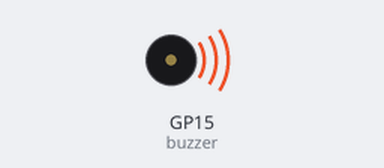
A program run on a simulated Raspberry Pi Pico running MicroPython. Parts: buzzer (waves = sounding). What the program prints to the serial console is not drawn.

Above: at 0.2 s.
At 14.8 s:
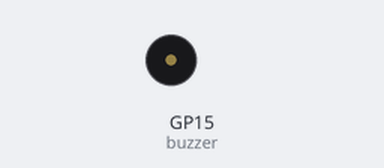
Timing chart, 0 to 20.3 s (numbered marks = the images above):
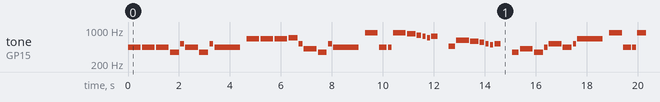

The program:

marcha_imperial_darth_vader.py
```python
from machine import Pin, PWM
import time

# Configura o pino do buzzer (GPIO 15)
buzzer_pin = 15
buzzer = PWM(Pin(buzzer_pin))

# Dicionário expandido com todas as frequências (em Hz) para a música inteira
notas = {
    'F4': 349,  'FS4': 370, 'G4': 392,  'GS4': 415,
    'A4': 440,  'AS4': 466, 'B4': 494,  'C5': 523,
    'CS5': 554, 'D5': 587,  'DS5': 622, 'E5': 659,
    'F5': 698,  'FS5': 740, 'G5': 784,  'GS5': 831,
    'A5': 880,  'PAUSA': 0
}

# Sequência completa da melodia: (Nota, Duração em ms)
melodia = [
    # --- Primeira Parte (O tema principal clássico) ---
    ('A4', 500), ('A4', 500), ('A4', 500), ('F4', 350), ('C5', 150),
    ('A4', 500), ('F4', 350), ('C5', 150), ('A4', 1000), ('PAUSA', 150),
    ('E5', 500), ('E5', 500), ('E5', 500), ('F5', 350), ('C5', 150),
    ('GS4', 500), ('F4', 350), ('C5', 150), ('A4', 1000), ('PAUSA', 150),

    # --- Segunda Parte (A escalada aguda) ---
    ('A5', 500), ('A4', 300), ('A4', 150), ('A5', 500), ('GS5', 325), ('G5', 175),
    ('FS5', 125), ('F5', 125), ('FS5', 250), ('PAUSA', 325),
    ('AS4', 250), ('DS5', 500), ('D5', 325), ('CS5', 175),
    ('C5', 125), ('B4', 125), ('C5', 250), ('PAUSA', 350),
    ('F4', 250), ('GS4', 500), ('F4', 350), ('A4', 125),
    ('C5', 500), ('A4', 350), ('C5', 125), ('E5', 1000), ('PAUSA', 150),

    # --- Terceira Parte (Repetição com final grave) ---
    ('A5', 500), ('A4', 300), ('A4', 150), ('A5', 500), ('GS5', 325), ('G5', 175),
    ('FS5', 125), ('F5', 125), ('FS5', 250), ('PAUSA', 325),
    ('AS4', 250), ('DS5', 500), ('D5', 325), ('CS5', 175),
    ('C5', 125), ('B4', 125), ('C5', 250), ('PAUSA', 350),
    ('F4', 250), ('GS4', 500), ('F4', 350), ('C5', 125),
    ('A4', 500), ('F4', 350), ('C5', 125), ('A4', 1000)
]

def tocar_nota(nota, duracao):
    """Toca a nota ou silencia se for PAUSA."""
    if nota == 'PAUSA':
        buzzer.duty_u16(0)
    else:
        frequencia = notas[nota]
        buzzer.freq(frequencia)
        buzzer.duty_u16(32768) # 50% de duty cycle para o som mais alto possível

    time.sleep_ms(duracao)

    # Micro-pausa de 50ms para as notas não grudarem umas nas outras
    buzzer.duty_u16(0)
    time.sleep_ms(50)

# Inicialização e Loop
print("Executando a Marcha Imperial Completa em loop! (Aperte Stop ou Ctrl+C para parar)")

try:
    while True:
        for nota, duracao in melodia:
            tocar_nota(nota, duracao)

        print("Recomeçando em 3 segundos...")
        time.sleep(3) # Pausa estendida para 3 segundos no fim da música longa

except KeyboardInterrupt:
    print("Música interrompida pelo usuário.")

finally:
    buzzer.duty_u16(0)
    buzzer.deinit()
    print("Buzzer desligado. Que a Força esteja com você.")
```

Measured:
- by itself, tone on GP15 (buzzer): plays 440 Hz for 0.50 s, 440 Hz for 0.50 s, 440 Hz for 0.50 s, 349 Hz for 0.35 s, 523 Hz for 0.15 s, 440 Hz for 0.50 s … (274 notes in this stretch)
